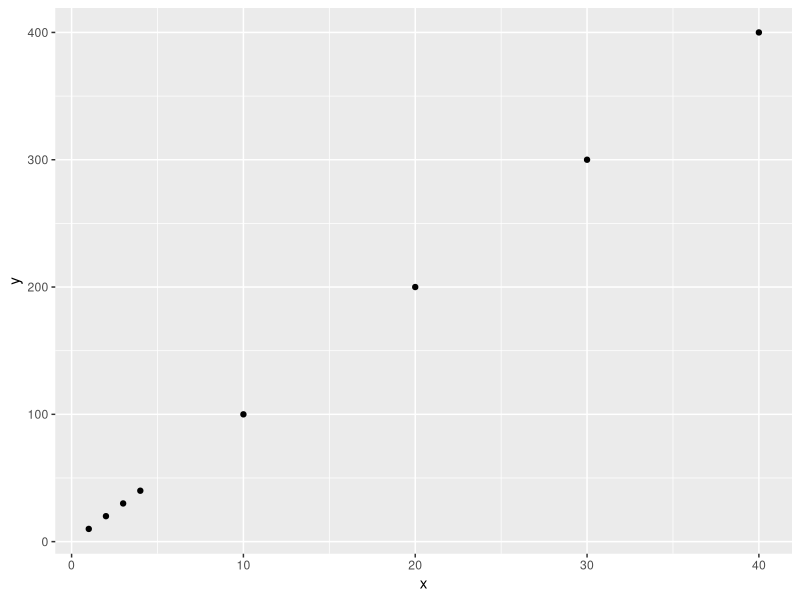

Generate this figure with R: (Note: this script raises an error after producing the figure.)
#!/usr/bin/env Rscript
#
# 生成 tests/fixtures/facet_r_reference.json —— 分面（M1-6）的 R 侧参考值。
#
#   pixi run -e refs refs:facet
#
# 对 6 个 case 跑真正的 ggplot2 4.0.3：
#
#   1. wrap_ncol2            facet_wrap(~a, ncol = 2)：2 列面板
#   2. wrap_as_table_false   facet_wrap(~c, ncol = 2, as.table = FALSE)：2×2，从下往上
#   3. grid_2x2              facet_grid(b ~ a)：2×2 行列
#   4. grid_as_table_false   facet_grid(b ~ a, as.table = FALSE)：行变量倒序
#   5. grid_free             facet_grid(b ~ a, scales = "free")：x 按列、y 按行
#   6. wrap_free             facet_wrap(~a, ncol = 2, scales = "free")：每面板一套
#
# 记录：
#   - ggplot_build(p)$layout$layout 的 PANEL / ROW / COL / SCALE_X / SCALE_Y
#     与分面变量（顺序按 factor levels，不是出现顺序）；
#   - 每个面板的 panel_params[[i]]$x.range / y.range（含 expand）；
#   - ggplotGrob(p) 的 panel 宽高单位（`1null`）+ panel / strip 的布局名字。
#
# 2026-11（SIL-694 修回）追加 `extra` 段，覆盖此前缺口的 9 个 case：
#
#   wrap_numeric / wrap_logical / wrap_na_numeric / wrap_na_str
#       布局列保留原始类型（numeric / logical / character），NA 仍是 NA；
#       strip 文本走 label_value（逻辑值 TRUE/FALSE，NA 为 "NA"）。
#   grid_sparse              grid(drop = TRUE) 仍是两维水平的笛卡尔积（4 面板）。
#   wrap_drop_false_unused   factor 有 3 个 levels、数据只出现 2 个 → 3 面板。
#   grid_drop_false_unused   同上，grid 一行。
#   wrap_multirow            7 面板 3 行：每行自带 strip，行间有 panel.spacing。
#   grid_strip_text_y_20     strip.text.y 字号改变 → 右 strip 宽度跟着变。
#
# 只读不算：Python 侧 tests/test_facet_r_parity.py 用同一份数据逐值比。

suppressPackageStartupMessages({
  library(ggplot2)
  library(jsonlite)
  library(svglite)
})

# 度量设备与渲染产线一致：`refs:cases` 的 expected.svg 用 svglite 画，
# 所以 strip / 面板尺寸也要在 svglite 上读——pdf 设备的字面（Helvetica）比
# svglite（Arimo）高 1.4pt，混用会让 strip 行高对不上（SIL-715 #8）。
# 不要开默认绘图设备：否则 ggplot 会在 CWD 留下 Rplots.pdf（产物不可复现）。
invisible(svglite(tempfile(fileext = ".svg"), width = 4, height = 3))

out_path <- "tests/fixtures/facet_r_reference.json"

# factor 的 levels 故意与出现顺序不同：分面顺序必须按 levels。
facet_data <- data.frame(
  x = c(1, 2, 3, 4, 10, 20, 30, 40),
  y = c(10, 20, 30, 40, 100, 200, 300, 400),
  a = factor(c("p", "p", "q", "q", "p", "p", "q", "q"), levels = c("q", "p")),
  b = factor(c("u", "u", "u", "u", "v", "v", "v", "v"), levels = c("v", "u")),
  c = factor(c("d", "d", "c", "c", "b", "b", "a", "a"), levels = c("d", "c", "b", "a"))
)

num <- function(value) {
  if (is.null(value)) {
    return(NULL)
  }
  value <- as.numeric(value)
  if (all(is.na(value))) {
    return(NULL)
  }
  unname(value)
}

facet_vars <- function(layout) {
  setdiff(names(layout), c("PANEL", "ROW", "COL", "SCALE_X", "SCALE_Y", "COORD"))
}

layout_records <- function(build) {
  layout <- build$layout$layout
  vars <- facet_vars(layout)
  lapply(seq_len(nrow(layout)), function(i) {
    record <- list(
      PANEL = as.integer(layout$PANEL[i]),
      ROW = as.integer(layout$ROW[i]),
      COL = as.integer(layout$COL[i]),
      SCALE_X = as.integer(layout$SCALE_X[i]),
      SCALE_Y = as.integer(layout$SCALE_Y[i])
    )
    for (name in vars) {
      record[[name]] <- as.character(layout[[name]][i])
    }
    record
  })
}

panel_params <- function(build) {
  params <- build$layout$panel_params
  lapply(seq_along(params), function(i) {
    list(
      PANEL = as.integer(i),
      x_range = num(params[[i]]$x.range),
      y_range = num(params[[i]]$y.range)
    )
  })
}

gtable_summary <- function(plot) {
  grob <- ggplotGrob(plot)
  panels <- grob$layout[grepl("^panel", grob$layout$name), , drop = FALSE]
  strips <- grob$layout[grepl("^strip", grob$layout$name), , drop = FALSE]
  columns <- sort(unique(panels$l))
  rows <- sort(unique(panels$t))
  list(
    panel_columns = as.character(grob$widths[columns]),
    panel_rows = as.character(grob$heights[rows]),
    panel_names = sort(as.character(panels$name)),
    strip_names = sort(as.character(strips$name)),
    strip_sizes = lapply(seq_len(nrow(strips)), function(i) {
      list(
        name = as.character(strips$name[i]),
        width = as.character(grob$widths[strips$l[i]]),
        height = as.character(grob$heights[strips$t[i]])
      )
    }),
    strip_positions = lapply(seq_len(nrow(strips)), function(i) {
      list(
        name = as.character(strips$name[i]),
        t = as.integer(strips$t[i]),
        l = as.integer(strips$l[i]),
        b = as.integer(strips$b[i]),
        r = as.integer(strips$r[i])
      )
    })
  )
}

# extra 段的数据自带类型：JSON 里数字 / 布尔 / 字符串分得开，factor 另给 levels。
data_payload <- function(df) {
  columns <- lapply(df, function(col) {
    if (is.factor(col)) as.character(col) else unname(col)
  })
  list(
    columns = columns,
    types = as.list(vapply(df, function(col) class(col)[1], "")),
    levels = lapply(df, function(col) if (is.factor(col)) levels(col) else NULL)
  )
}

# 布局列保留 R 的原始类型（numeric / logical / factor / character）；NA 写成 null。
typed_layout_records <- function(build) {
  layout <- build$layout$layout
  vars <- facet_vars(layout)
  lapply(seq_len(nrow(layout)), function(i) {
    record <- list(
      PANEL = as.integer(layout$PANEL[i]),
      ROW = as.integer(layout$ROW[i]),
      COL = as.integer(layout$COL[i])
    )
    for (name in vars) {
      record[[name]] <- layout[[name]][i]
    }
    record$SCALE_X <- as.integer(layout$SCALE_X[i])
    record$SCALE_Y <- as.integer(layout$SCALE_Y[i])
    record
  })
}

# label_value 的显示文本（strip 上真正写的字）。
label_records <- function(build) {
  layout <- build$layout$layout
  vars <- facet_vars(layout)
  labels <- build$layout$facet$params$labeller(layout[vars])
  lapply(seq_len(nrow(layout)), function(i) {
    record <- list()
    # 多变量 labeller（label_both / label_context）返回的是**无名**列表，
    # 只能按位置取；单变量时按名字取。
    for (j in seq_along(vars)) {
      name <- vars[[j]]
      value <- if (name %in% names(labels)) labels[[name]][i] else labels[[j]][i]
      # grid 把 NA 标签渲染成 "NA"（`grid::textGrob(label = NA)` 的显示）。
      record[[name]] <- if (length(value) == 0 || is.na(value)) "NA" else as.character(value)
    }
    record
  })
}

# wrap 多行 / strip.text.y 只记录结构关系（R 的 gtable 里还有 0cm 占位行，
# 绝对行号不能直接与 Python 比）：
#   - 每个面板行上方都有一条 top strip；
#   - 面板行之间有一条 panel.spacing 行（5.5points）；
#   - strip 的行高 / 列宽。
structure_summary <- function(plot) {
  grob <- ggplotGrob(plot)
  panels <- grob$layout[grepl("^panel", grob$layout$name), , drop = FALSE]
  strips <- grob$layout[grepl("^strip", grob$layout$name), , drop = FALSE]
  top <- strips[startsWith(as.character(strips$name), "strip-t"), , drop = FALSE]
  heights <- as.character(grob$heights)
  between <- seq_len(length(heights)) > min(panels$t) &
    seq_len(length(heights)) < max(panels$t)
  list(
    panel_row_count = length(unique(panels$t)),
    panel_rows = as.character(grob$heights[sort(unique(panels$t))]),
    top_strip_count = nrow(top),
    top_strip_rows_above_panels = all((top$t + 1L) %in% panels$t),
    strip_heights = unname(as.character(grob$heights[top$t])),
    panel_spacing_rows = sum(heights[between] == "5.5points"),
    strip_widths = unname(as.character(grob$widths[strips$l]))
  )
}

describe_extra <- function(name, plot, df, structure = FALSE) {
  build <- ggplot_build(plot)
  vars <- facet_vars(build$layout$layout)
  case <- list(
    name = name,
    data = data_payload(df),
    layout = typed_layout_records(build),
    layout_types = as.list(vapply(
      build$layout$layout[vars],
      function(col) class(col)[1],
      ""
    )),
    labels = label_records(build),
    panels = panel_params(build)
  )
  if (structure) {
    case$structure <- structure_summary(plot)
  }
  case
}

describe <- function(name, plot, with_gtable = FALSE) {
  build <- ggplot_build(plot)
  case <- list(
    name = name,
    layout = layout_records(build),
    panels = panel_params(build)
  )
  if (with_gtable) {
    case$gtable <- gtable_summary(plot)
  }
  case
}

base_plot <- ggplot(facet_data, aes(x = x, y = y)) + geom_point()

cases <- list(
  describe("wrap_ncol2", base_plot + facet_wrap(~a, ncol = 2), with_gtable = TRUE),
  describe("wrap_as_table_false", base_plot + facet_wrap(~c, ncol = 2, as.table = FALSE)),
  describe("grid_2x2", base_plot + facet_grid(b ~ a), with_gtable = TRUE),
  describe("grid_as_table_false", base_plot + facet_grid(b ~ a, as.table = FALSE)),
  describe("grid_free", base_plot + facet_grid(b ~ a, scales = "free")),
  describe("wrap_free", base_plot + facet_wrap(~a, ncol = 2, scales = "free"))
)

# --- extra：SIL-694 的缺口用例 -------------------------------------------

num_data <- data.frame(
  x = 1:4,
  y = 1:4,
  g = c(2, 2, 1, 1)
)
logical_data <- data.frame(
  x = 1:4,
  y = 1:4,
  g = c(TRUE, TRUE, FALSE, FALSE)
)
na_num_data <- data.frame(
  x = 1:4,
  y = 1:4,
  g = c(1, 1, NA, NA)
)
na_str_data <- data.frame(
  x = 1:4,
  y = 1:4,
  g = c("a", "a", NA, NA)
)
sparse_data <- data.frame(
  x = 1:3,
  y = 1:3,
  a = factor(c("p", "p", "q"), levels = c("q", "p")),
  b = factor(c("u", "v", "u"), levels = c("v", "u"))
)
unused_data <- data.frame(
  x = 1:3,
  y = 1:3,
  a = factor(c("a", "a", "b"), levels = c("a", "b", "c"))
)
multirow_data <- data.frame(
  x = 1:9,
  y = 1:9,
  g = factor(letters[1:9])
)

extra <- list(
  describe_extra(
    "wrap_numeric",
    ggplot(num_data, aes(x = x, y = y)) + geom_point() + facet_wrap(~g),
    num_data
  ),
  describe_extra(
    "wrap_logical",
    ggplot(logical_data, aes(x = x, y = y)) + geom_point() + facet_wrap(~g),
    logical_data
  ),
  describe_extra(
    "wrap_na_numeric",
    ggplot(na_num_data, aes(x = x, y = y)) + geom_point() + facet_wrap(~g),
    na_num_data
  ),
  describe_extra(
    "wrap_na_str",
    ggplot(na_str_data, aes(x = x, y = y)) + geom_point() + facet_wrap(~g),
    na_str_data
  ),
  describe_extra(
    "grid_sparse",
    ggplot(sparse_data, aes(x = x, y = y)) + geom_point() + facet_grid(b ~ a),
    sparse_data
  ),
  describe_extra(
    "wrap_drop_false_unused",
    ggplot(unused_data, aes(x = x, y = y)) +
      geom_point() +
      facet_wrap(~a, drop = FALSE),
    unused_data
  ),
  describe_extra(
    "grid_drop_false_unused",
    ggplot(unused_data, aes(x = x, y = y)) +
      geom_point() +
      facet_grid(. ~ a, drop = FALSE),
    unused_data
  ),
  describe_extra(
    "wrap_multirow",
    ggplot(multirow_data, aes(x = x, y = y)) + geom_point() + facet_wrap(~g),
    multirow_data,
    structure = TRUE
  ),
  describe_extra(
    "grid_strip_text_y_20",
    ggplot(sparse_data, aes(x = x, y = y)) +
      geom_point() +
      facet_grid(b ~ a) +
      theme(strip.text.y = element_text(size = 20)),
    sparse_data,
    structure = TRUE
  )
)

# --- full：M2-3 facet 全量（SIL-733）---------------------------------------
#
#   free scales 的逐面板 range、space = "free" 的面板 null 权重（宽高比）、
#   margins 的 (all) 面板、labeller 各形态（逐变量 strip）、strip 主题
#   （字号 / angle）、strip.placement、polar × facet。
#
# 记录 gtable 的 panel 列 / 行单位串（`1.1null` 这类）与每条 strip 的单元格
# 宽高（cm）—— Python 侧 `facet_table()` 用同一份数值逐项比。

# 离散 x：space = "free_x" 时列宽按水平数分配（连续 x 按 range 差）。
discrete_data <- data.frame(
  x = factor(c("a", "a", "b", "b", "c", "c", "a", "b", "c", "a"),
             levels = c("a", "b", "c")),
  y = c(1, 2, 3, 4, 5, 6, 7, 8, 9, 10),
  g = factor(c("p", "p", "p", "q", "q", "q", "r", "r", "r", "p"),
             levels = c("p", "q", "r")),
  h = factor(c("u", "u", "u", "u", "v", "v", "v", "v", "u", "v"),
             levels = c("v", "u"))
)

strip_cells <- function(grob) {
  # 一条多变量 strip 的内层 gtable：cell 顺序就是绘制顺序（右侧左→右）。
  # 每个 cell 是 gTree（背景 rect + titleGrob），文字在最里层的 text grob 上。
  if (!inherits(grob, "gtable")) {
    return(character())
  }
  label_of <- function(node) {
    if (inherits(node, "text")) {
      return(as.character(node$label))
    }
    for (child in node$children) {
      found <- label_of(child)
      if (!is.null(found)) {
        return(found)
      }
    }
    NULL
  }
  labels <- vapply(seq_along(grob$grobs), function(i) {
    found <- label_of(grob$grobs[[i]])
    if (is.null(found)) "" else found
  }, character(1))
  unname(labels[nzchar(labels)])
}

full_gtable <- function(plot) {
  grob <- ggplotGrob(plot)
  panels <- grob$layout[grepl("^panel", grob$layout$name), , drop = FALSE]
  strips <- grob$layout[grepl("^strip", grob$layout$name), , drop = FALSE]
  list(
    panel_columns = as.character(grob$widths[sort(unique(panels$l))]),
    panel_rows = as.character(grob$heights[sort(unique(panels$t))]),
    respect = isTRUE(grob$respect),
    strips = lapply(seq_len(nrow(strips)), function(i) {
      index <- which(grob$layout$name == strips$name[i])[1]
      list(
        name = as.character(strips$name[i]),
        t = as.integer(strips$t[i]),
        l = as.integer(strips$l[i]),
        width = as.character(grob$widths[strips$l[i]]),
        height = as.character(grob$heights[strips$t[i]]),
        cells = I(strip_cells(grob$grobs[[index]]))
      )
    })
  )
}

describe_full <- function(name, plot, df) {
  cat("case:", name, "\n")
  build <- ggplot_build(plot)
  list(
    name = name,
    data = data_payload(df),
    layout = typed_layout_records(build),
    labels = label_records(build),
    panels = panel_params(build),
    gtable = full_gtable(plot)
  )
}

full <- list(
  describe_full(
    "wrap_free_x",
    ggplot(facet_data, aes(x = x, y = y)) +
      geom_point() +
      facet_wrap(~a, ncol = 2, scales = "free_x"),
    facet_data
  ),
  describe_full(
    "wrap_free_y",
    ggplot(facet_data, aes(x = x, y = y)) +
      geom_point() +
      facet_wrap(~a, ncol = 2, scales = "free_y"),
    facet_data
  ),
  describe_full(
    "grid_free_x",
    ggplot(facet_data, aes(x = x, y = y)) +
      geom_point() +
      facet_grid(b ~ a, scales = "free_x"),
    facet_data
  ),
  describe_full(
    "grid_free_y",
    ggplot(facet_data, aes(x = x, y = y)) +
      geom_point() +
      facet_grid(b ~ a, scales = "free_y"),
    facet_data
  ),
  describe_full(
    "wrap_space_free_x",
    ggplot(discrete_data, aes(x = x, y = y)) +
      geom_point() +
      facet_wrap(~g, space = "free_x", scales = "free"),
    discrete_data
  ),
  describe_full(
    "wrap_space_free_y",
    ggplot(discrete_data, aes(x = x, y = y)) +
      geom_point() +
      facet_wrap(~g, space = "free_y", scales = "free"),
    discrete_data
  ),
  describe_full(
    "grid_space_free",
    ggplot(discrete_data, aes(x = x, y = y)) +
      geom_point() +
      facet_grid(h ~ g, space = "free", scales = "free"),
    discrete_data
  ),
  # SIL-759：`space = "free"` 与 `coord_fixed(ratio)` 同时存在时 `ratio` 折进
  # 行权重（R `init_gtable()`：heights = 范围差 × |ratio|，`respect = TRUE`），
  # 面板高/宽 = ratio × yspan / xspan。固定刻度时行权重 = 19.8null（= 2 × 9.9）。
  describe_full(
    "grid_space_free_aspect",
    ggplot(discrete_data, aes(x = x, y = y)) +
      geom_point() +
      facet_grid(h ~ g, space = "free") +
      coord_fixed(2),
    discrete_data
  ),
  # 自由刻度 + `facet_grid(space = "free")` 是唯一允许配 ratio 的组合
  # （行权重按 ratio 缩放：5.5 → 11、8.8 → 17.6）。
  describe_full(
    "grid_space_free_aspect_scales_free",
    ggplot(discrete_data, aes(x = x, y = y)) +
      geom_point() +
      facet_grid(h ~ g, space = "free", scales = "free") +
      coord_fixed(2),
    discrete_data
  ),
  # SIL-759：多行变量的右侧 strip 顺序（R `build_strip(horizontal = FALSE)`
  # 先 rev() 再 weave：最后一个变量最靠近面板）。
  describe_full(
    "grid_rows_label_both",
    ggplot(facet_data, aes(x = x, y = y)) +
      geom_point() +
      facet_grid(a + b ~ ., labeller = "label_both"),
    facet_data
  ),
  describe_full(
    "grid_margins",
    ggplot(facet_data, aes(x = x, y = y)) +
      geom_point() +
      facet_grid(b ~ a, margins = TRUE),
    facet_data
  ),
  describe_full(
    "grid_margins_var",
    ggplot(facet_data, aes(x = x, y = y)) +
      geom_point() +
      facet_grid(b ~ a, margins = "a"),
    facet_data
  ),
  describe_full(
    "wrap_label_both",
    ggplot(facet_data, aes(x = x, y = y)) +
      geom_point() +
      facet_wrap(~a + b, labeller = "label_both"),
    facet_data
  ),
  describe_full(
    "wrap_label_context",
    ggplot(facet_data, aes(x = x, y = y)) +
      geom_point() +
      facet_wrap(~a, labeller = "label_context"),
    facet_data
  ),
  describe_full(
    "grid_label_both",
    ggplot(facet_data, aes(x = x, y = y)) +
      geom_point() +
      facet_grid(b ~ a, labeller = "label_both"),
    facet_data
  ),
  describe_full(
    "wrap_labeller_named",
    ggplot(facet_data, aes(x = x, y = y)) +
      geom_point() +
      facet_wrap(~a, labeller = labeller(a = c(q = "Q level", p = "P level"))),
    facet_data
  ),
  describe_full(
    "strip_y_angle0",
    ggplot(facet_data, aes(x = x, y = y)) +
      geom_point() +
      facet_grid(b ~ a) +
      theme(strip.text.y = element_text(angle = 0)),
    facet_data
  ),
  describe_full(
    "strip_x_size20",
    ggplot(facet_data, aes(x = x, y = y)) +
      geom_point() +
      facet_wrap(~a, ncol = 2) +
      theme(strip.text.x = element_text(size = 20)),
    facet_data
  ),
  describe_full(
    "strip_outside",
    ggplot(facet_data, aes(x = x, y = y)) +
      geom_point() +
      facet_wrap(~a, ncol = 2) +
      theme(strip.placement = "outside"),
    facet_data
  ),
  describe_full(
    "polar_facet",
    ggplot(facet_data, aes(x = a, y = y)) +
      geom_point() +
      coord_polar() +
      facet_wrap(~b, ncol = 2),
    facet_data
  )
)

payload <- list(
  ggplot2 = as.character(packageVersion("ggplot2")),
  data = list(
    x = facet_data$x,
    y = facet_data$y,
    a = as.character(facet_data$a),
    b = as.character(facet_data$b),
    c = as.character(facet_data$c),
    a_levels = levels(facet_data$a),
    b_levels = levels(facet_data$b),
    c_levels = levels(facet_data$c)
  ),
  cases = cases,
  extra = extra,
  full = full
)

dir.create(dirname(out_path), recursive = TRUE, showWarnings = FALSE)
writeLines(
  toJSON(payload, auto_unbox = TRUE, digits = NA, pretty = TRUE, na = "null", null = "null"),
  out_path
)
cat("wrote", out_path, "with", length(cases), "cases\n")
